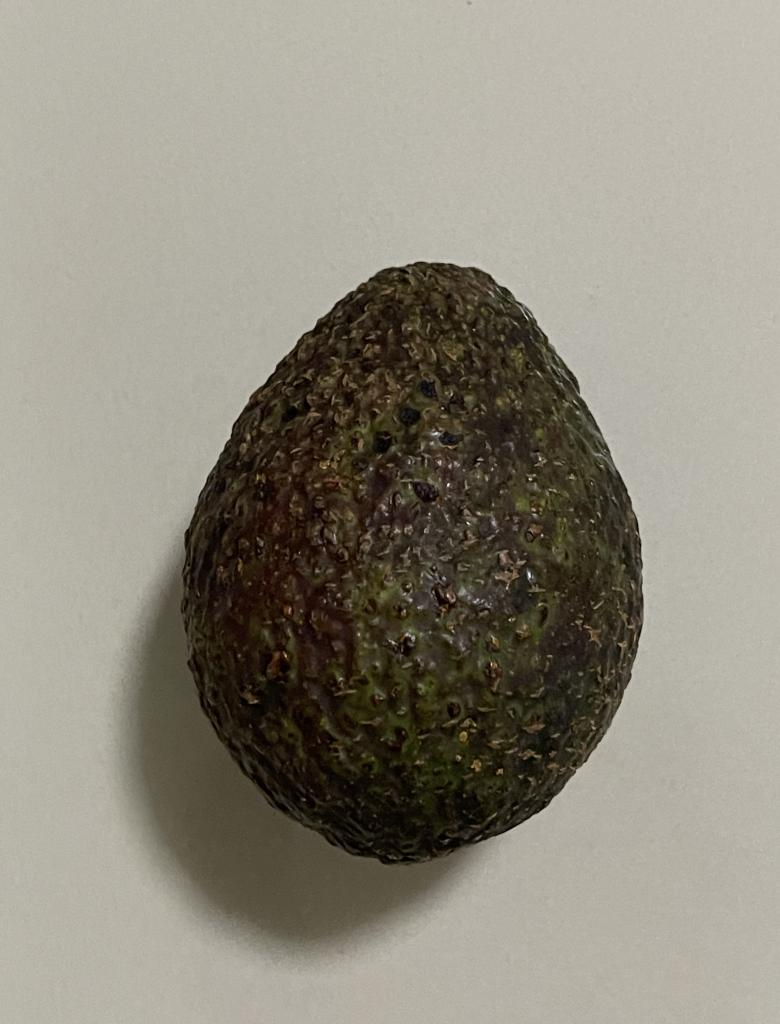
#> input picture dataset/matang/IMG_0952_jpeg.rf.9264f5727a24bc5cec1d234ea4da0085.jpg, 780 x 1024 px
$ python -i preprocessing.py   (imports and definitions only)
#> lines starting #> are read from the running program, lines starting #| are printed output that depends on the picture; after the words box and inside, x2 and y2 are one past the last pixel; in counts of white or black regions, pixels touching at a corner belong together
#> further down, picture is the input picture: shape (1024, 780, 3); mean B, G, R 125.5, 138.4, 143
"""
Preprocessing Module - AvocaDetect
===================================
Pipeline Pengolahan Citra untuk Klasifikasi Kematangan Alpukat

Pipeline Lengkap:
  Input → Enhancement → Resize → Grayscale → Noise Reduction
        → Segmentasi → Morfologi → Masking → ROI Crop
        → Texture Enhancement → GLCM

PERBAIKAN SEGMENTASI:
  - Segmentasi HANYA menghasilkan binary mask (255=objek, 0=background)
  - Tekstur asli alpukat TIDAK DIUBAH sama sekali
  - Masking dengan bitwise_and mempertahankan detail tekstur permukaan
  - Background menjadi hitam, objek tetap memiliki variasi intensitas asli
  - Morfologi lengkap (closing + opening + largest component) untuk mask bersih

PERBAIKAN GLCM:
  - CLAHE untuk meningkatkan kontras lokal tekstur
  - Unsharp masking untuk mempertajam detail permukaan
  - Enhancement dilakukan SETELAH masking, SEBELUM normalisasi GLCM
  - Hasil: GLCM matrix lebih kaya informasi tekstur

Catatan Dataset:
  - Background  : cream / putih terang
  - Objek       : kulit alpukat (hijau gelap, hitam, cokelat)
  - Strategi    : THRESH_BINARY_INV → piksel gelap (alpukat) = 255

Author: AvocaDetect Team
"""

import cv2
import numpy as np


# =============================================================================
# 1. ENHANCEMENT — Tingkatkan pencahayaan jika gambar terlalu gelap
# =============================================================================

def enhance_brightness(image, threshold_mean=100):
    """
    Tingkatkan pencahayaan gambar menggunakan CLAHE pada channel L (LAB).

    Mengapa LAB?
    - Channel L merepresentasikan lightness secara perceptual
    - Modifikasi L tidak mempengaruhi hue/saturasi → warna tetap natural
    - CLAHE (Contrast Limited Adaptive Histogram Equalization) meningkatkan
      kontras lokal tanpa over-enhancement

    Parameters
    ----------
    image        : numpy array BGR
    threshold_mean : jika mean grayscale < nilai ini, enhancement diaktifkan

    Returns
    -------
    enhanced : gambar BGR dengan pencahayaan optimal
    """
#> called with threshold_mean = 100
    gray_temp = cv2.cvtColor(image, cv2.COLOR_BGR2GRAY)
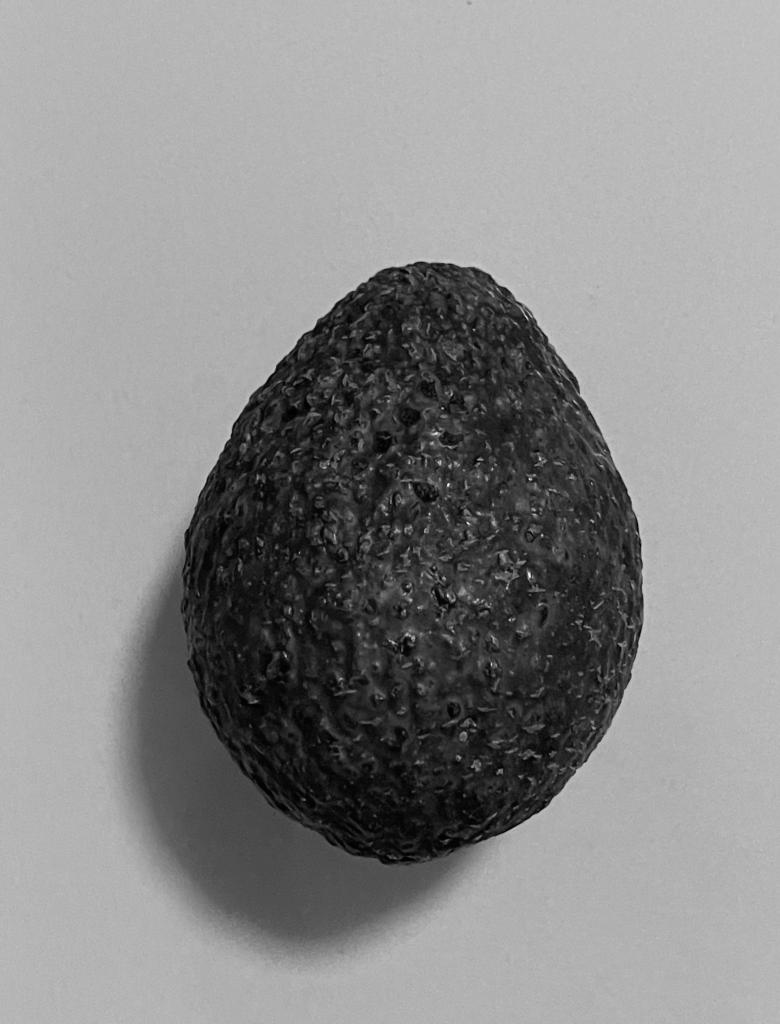
#> gray_temp: shape (1024, 780); min 0, max 252, mean 138.3
    current_mean = np.mean(gray_temp)
#> current_mean = 138.3

    if current_mean < threshold_mean:
        # Konversi ke LAB untuk manipulasi brightness yang perceptually uniform
        lab = cv2.cvtColor(image, cv2.COLOR_BGR2LAB)
        l, a, b = cv2.split(lab)

        # CLAHE: clipLimit mencegah over-amplification noise
        clahe = cv2.createCLAHE(clipLimit=3.0, tileGridSize=(8, 8))
        l_enhanced = clahe.apply(l)

        enhanced_lab = cv2.merge([l_enhanced, a, b])
        return cv2.cvtColor(enhanced_lab, cv2.COLOR_LAB2BGR)

    return image


# =============================================================================
# 2. RESIZE — Standarisasi ukuran gambar
# =============================================================================

def resize_image(image, target_size=512):
    """
    Resize gambar ke ukuran standar dengan mempertahankan aspect ratio.

    Mengapa resize diperlukan?
    - GLCM membutuhkan ukuran input yang konsisten di seluruh dataset
    - Mengurangi computational cost secara signifikan
    - 512×512 adalah trade-off optimal: detail cukup, tidak terlalu besar

    Parameters
    ----------
    image       : gambar input (BGR)
    target_size : ukuran sisi panjang (default: 512)

    Returns
    -------
    padded : gambar BGR 512×512 dengan padding putih (sesuai background cream)
    """
#> called with target_size = 512
    h, w = image.shape[:2]
#> h = 1024; w = 780

    # Hitung dimensi baru dengan aspect ratio terjaga
    if h > w:
        new_h = target_size
        new_w = int(w * target_size / h)
#> new_w = 390
    else:
        new_w = target_size
        new_h = int(h * target_size / w)

    # Downscale menggunakan INTER_AREA (terbaik untuk shrinking)
    resized = cv2.resize(image, (new_w, new_h), interpolation=cv2.INTER_AREA)

    # Padding simetris dengan warna putih (sama dengan background cream)
    delta_w = target_size - new_w
#> delta_w = 122
    delta_h = target_size - new_h
    top, bottom = delta_h // 2, delta_h - delta_h // 2
    left, right = delta_w // 2, delta_w - delta_w // 2
#> left = 61; right = 61

    padded = cv2.copyMakeBorder(
        resized, top, bottom, left, right,
        cv2.BORDER_CONSTANT, value=[255, 255, 255]
    )
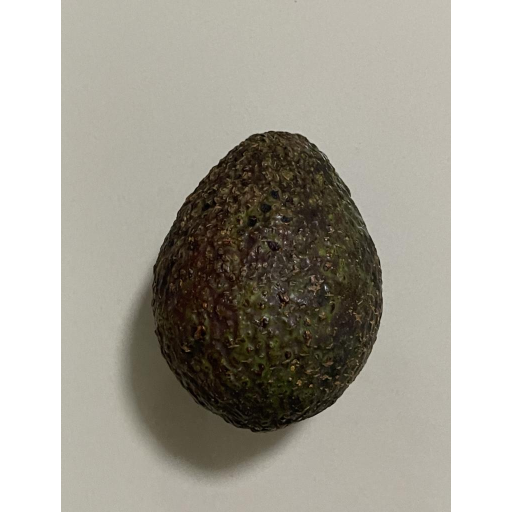
#> padded: shape (512, 512, 3); mean B, G, R 156.5, 166.3, 169.8
    return padded


# =============================================================================
# 3. GRAYSCALE — Konversi ke satu channel
# =============================================================================

def convert_to_grayscale(image):
    """
    Konversi gambar BGR ke grayscale dengan perhitungan manual.

    Formula ITU-R BT.601 (standar internasional):
        Gray = 0.299·R + 0.587·G + 0.114·B

    Mengapa bobot berbeda?
    - Mata manusia lebih sensitif terhadap hijau (Green)
    - Kurang sensitif terhadap biru (Blue)
    - Merah (Red) di tengah-tengah

    Parameters
    ----------
    image : gambar BGR (numpy array shape H×W×3)

    Returns
    -------
    gray : gambar grayscale (numpy array shape H×W)
    """
    # Ekstrak channel BGR
    B = image[:, :, 0].astype(np.float32)
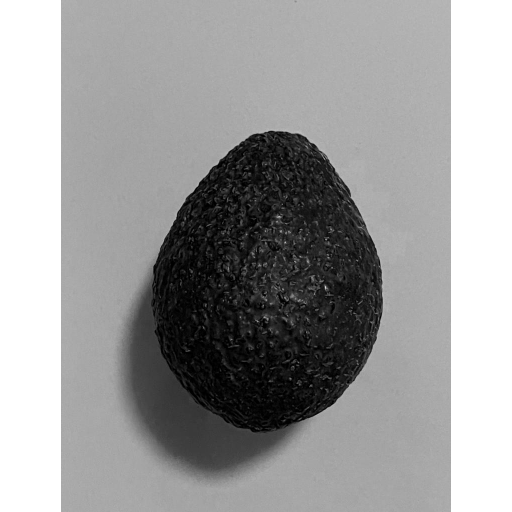
#> B: shape (512, 512) float32; min 0, max 255, mean 156.5
    G = image[:, :, 1].astype(np.float32)
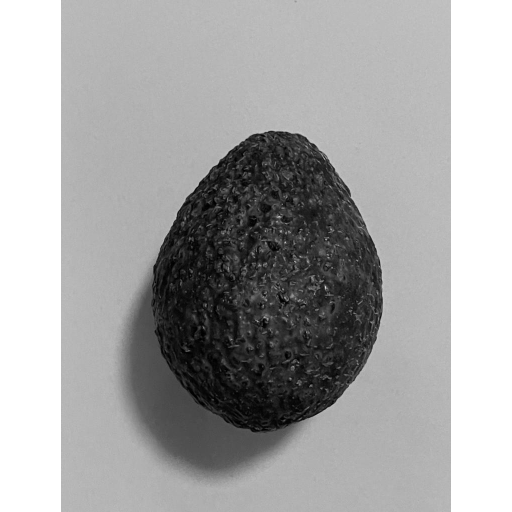
#> G: shape (512, 512) float32; min 0, max 255, mean 166.3
    R = image[:, :, 2].astype(np.float32)

    # Hitung grayscale dengan formula manual
    # Gray = 0.299·R + 0.587·G + 0.114·B
    gray = 0.114 * B + 0.587 * G + 0.299 * R

    # Konversi kembali ke uint8 [0, 255]
    gray = np.clip(gray, 0, 255).astype(np.uint8)

    return gray


# =============================================================================
# 4. NOISE REDUCTION — Reduksi noise untuk segmentasi yang lebih bersih
# =============================================================================

def reduce_noise(gray_image, method='gaussian'):
    """
    Reduksi noise pada citra grayscale.

    Mengapa noise reduction sebelum GLCM?
    - Noise (variasi intensitas acak) mengganggu perhitungan co-occurrence
    - Noise membuat co-occurrence matrix lebih acak → fitur tidak informatif
    - Gaussian Blur: paling stabil untuk tekstur kulit alpukat (kernel 5×5)

    Parameters
    ----------
    gray_image : gambar grayscale
    method     : 'gaussian' | 'median' | 'bilateral'

    Returns
    -------
    denoised : gambar setelah noise reduction
    """
#> called with method = 'gaussian'
    if method == 'gaussian':
        # Gunakan cv2.GaussianBlur (optimized, jauh lebih cepat)
        return cv2.GaussianBlur(gray_image, (5, 5), 0)
    elif method == 'median':
        return cv2.medianBlur(gray_image, 5)
    elif method == 'bilateral':
        return cv2.bilateralFilter(gray_image, 9, 75, 75)
    return gray_image


# =============================================================================
# 5. SEGMENTASI — Pisahkan objek dari background
# =============================================================================

def segment_image(denoised_gray):
    """
    Segmentasi objek alpukat dari background cream menggunakan Otsu + morfologi.

    Mengapa segmentasi diperlukan sebelum GLCM?
    - Background (cream/putih) memiliki tekstur seragam yang berbeda dari alpukat
    - Jika background ikut dalam GLCM, fitur tekstur menjadi bias
    - Segmentasi memastikan GLCM hanya menganalisis tekstur objek alpukat

    PENTING: Segmentasi HANYA menghasilkan mask untuk memisahkan objek dari background.
    Tekstur asli alpukat TIDAK diubah sama sekali!

    Strategi untuk background cream:
    - Background terang (cream/putih) → intensitas tinggi
    - Alpukat (gelap: hijau tua, hitam, cokelat) → intensitas rendah
    - THRESH_BINARY_INV: piksel gelap (alpukat) → 255 (putih/objek)
    - THRESH_BINARY_INV: piksel terang (background) → 0 (hitam)

    Pipeline Morfologi:
    1. Otsu: binarisasi adaptif otomatis
    2. Closing (15×15): tutup lubang kecil di dalam objek
    3. Opening (9×9):   hapus noise kecil di background
    4. Largest component: ambil blob terbesar = objek utama
    5. Dilasi kecil: pastikan tepi objek tercakup

    Parameters
    ----------
    denoised_gray : gambar grayscale setelah noise reduction

    Returns
    -------
    clean_mask : binary mask uint8 (255=objek, 0=background)
    """
    # Otsu Thresholding
    _, binary = cv2.threshold(
        denoised_gray, 0, 255,
        cv2.THRESH_BINARY_INV + cv2.THRESH_OTSU
    )
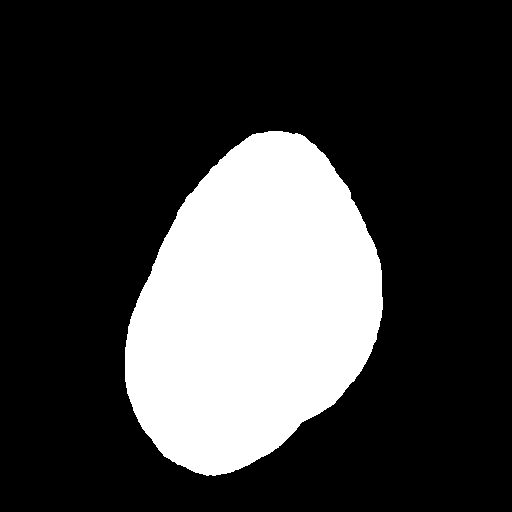
#> binary: shape (512, 512); 24.1% white; 1 white region, box (x1, y1, x2, y2) and area: (125, 131, 383, 476) 63072

    # Morphological Closing - tutup lubang kecil
    kernel_close = cv2.getStructuringElement(cv2.MORPH_ELLIPSE, (15, 15))
    closed = cv2.morphologyEx(binary, cv2.MORPH_CLOSE, kernel_close, iterations=2)
#> closed: shape (512, 512); 24.1% white; 1 white region, box (x1, y1, x2, y2) and area: (125, 131, 383, 476) 63105

    # Morphological Opening - hapus noise
    kernel_open = cv2.getStructuringElement(cv2.MORPH_ELLIPSE, (9, 9))
    opened = cv2.morphologyEx(closed, cv2.MORPH_OPEN, kernel_open, iterations=1)
#> opened: shape (512, 512); 24.1% white; 1 white region, box (x1, y1, x2, y2) and area: (125, 131, 383, 476) 63099

    # Ambil Komponen Terbesar
    num_labels, labels, stats, _ = cv2.connectedComponentsWithStats(opened, connectivity=8)
#> num_labels = 2; stats = [[0, 0, 512, 512, 199045], [125, 131, 258, 345, 63099]]
    if num_labels > 1:
        largest_label = 1 + np.argmax(stats[1:, cv2.CC_STAT_AREA])
#> largest_label = 1
        clean_mask = np.where(labels == largest_label, 255, 0).astype(np.uint8)
    else:
        clean_mask = opened

    # Dilasi Kecil - pastikan tepi tidak terpotong
    kernel_dilate = cv2.getStructuringElement(cv2.MORPH_ELLIPSE, (5, 5))
    clean_mask = cv2.dilate(clean_mask, kernel_dilate, iterations=1)
#> clean_mask: shape (512, 512); 24.8% white; 1 white region, box (x1, y1, x2, y2) and area: (123, 129, 385, 478) 65071

    return clean_mask


# =============================================================================
# 6. VISUALISASI SEGMENTASI — Tampilan profesional
# =============================================================================

# [66 lines left out: functions get_masked_original, get_contour_overlay, not called in this run]


# =============================================================================
# 7. PIPELINE LENGKAP
# =============================================================================

def preprocess_pipeline(image):
    """
    Pipeline preprocessing dasar (tanpa segmentasi).

    Digunakan internal oleh preprocess_image().

    Returns
    -------
    resized  : gambar BGR 512×512
    gray     : grayscale
    denoised : setelah noise reduction
    """
    enhanced = enhance_brightness(image)
    resized  = resize_image(enhanced, target_size=512)
    gray     = convert_to_grayscale(resized)
    denoised = reduce_noise(gray, method='gaussian')
    return resized, gray, denoised


def preprocess_image(image):
    """
    Pipeline preprocessing LENGKAP termasuk segmentasi dan ROI cropping.

    Pipeline:
    1. Enhancement  (CLAHE jika gelap)
    2. Resize        (512×512 dengan padding putih)
    3. Grayscale     (konversi ke single channel)
    4. Noise Reduction (Gaussian Blur 5×5)
    5. Segmentasi    (Otsu + morfologi)
    6. Masking       (apply mask ke grayscale)
    7. ROI Cropping  (bounding box area objek)

    Parameters
    ----------
    image : gambar BGR input (numpy array dari cv2.imread)

    Returns
    -------
    resized       : gambar BGR 512×512
    gray          : grayscale dari gambar resize
    denoised      : setelah noise reduction
    binary_mask   : mask segmentasi (0/255)
    gray_masked   : grayscale yang sudah dimasking
    roi_cropped   : crop region of interest (grayscale)
    """
    # Step 1–4: Preprocessing dasar
    resized, gray, denoised = preprocess_pipeline(image)

    # Step 5: Segmentasi
    binary_mask = segment_image(denoised)

    # Step 6: Masking — hanya area objek yang diproses GLCM
    gray_masked = cv2.bitwise_and(denoised, denoised, mask=binary_mask)
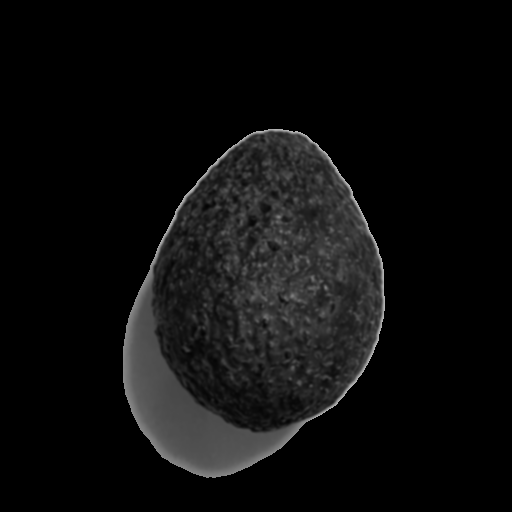
#> gray_masked: shape (512, 512); min 0, max 186, mean 13.2

    # Step 7: Crop ROI bounding box
    coords = cv2.findNonZero(binary_mask)
#> coords = contour of 65071 points, box (x1, y1, x2, y2) (123, 129, 385, 478), area 3629
    if coords is not None:
        x, y, w, h = cv2.boundingRect(coords)
#> x = 123; y = 129; w = 262; h = 349
        roi_cropped = gray_masked[y:y + h, x:x + w]
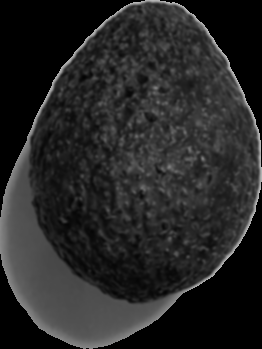
#> roi_cropped: shape (349, 262); min 0, max 186, mean 37.9
    else:
        roi_cropped = gray_masked

    # Fallback: jika ROI kosong gunakan seluruh gambar
    if roi_cropped.size == 0:
        roi_cropped = denoised

    return resized, gray, denoised, binary_mask, gray_masked, roi_cropped


# =============================================================================
# 8. NORMALISASI ROI UNTUK GLCM
# =============================================================================

# [85 lines left out: functions enhance_texture_for_glcm, normalize_for_glcm, not called in this run]

>>> import cv2
>>> picture = cv2.imread('../../../dataset/matang/IMG_0952_jpeg.rf.9264f5727a24bc5cec1d234ea4da0085.jpg')
>>> result = preprocess_image(picture)
#> result = 6 items
